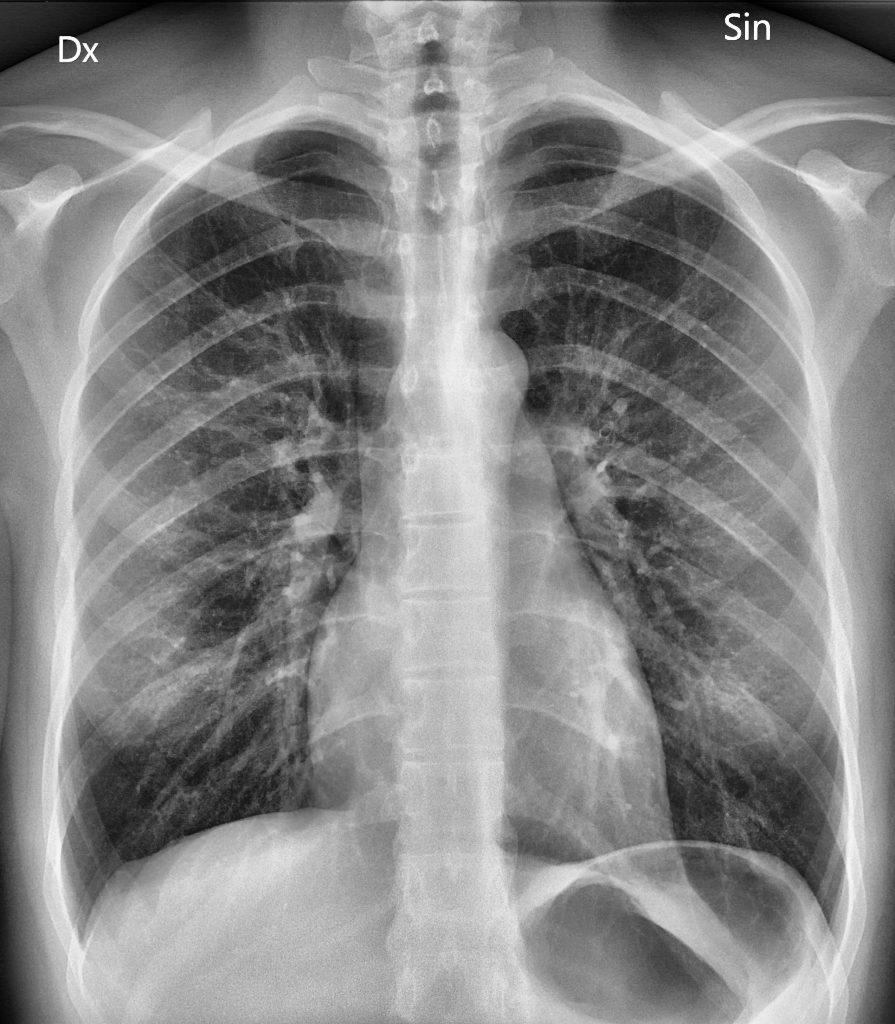
#> input picture test_clahe.png, 895 x 1024 px
$ python -i preprocess.py   (imports and definitions only)
#> lines starting #> are read from the running program, lines starting #| are printed output that depends on the picture
"""
Preprocessing Module for Medical Image Analysis

Handles grayscale conversion, filtering, and image enhancement.
"""

import cv2
import numpy as np

def load_image(path):
    """
    Load an image from disk.

    Returns:
        img_color: Original BGR image
        img_gray: Grayscale image
    """

    img_color = cv2.imread(path)

    if img_color is None:
        raise ValueError(f"Could not load image: {path}")

    img_gray = cv2.cvtColor(img_color, cv2.COLOR_BGR2GRAY)

    return img_color, img_gray

def load_tif_image(path):
    """
    Load a .tif medical image.

    Converts non-8-bit images to uint8.
    Returns both original and grayscale versions.
    """

    img = cv2.imread(path, cv2.IMREAD_UNCHANGED)

    if img is None:
        raise ValueError(f"Could not load TIF image: {path}")

    if img.dtype != np.uint8:
        img = cv2.normalize(
            img,
            None,
            0,
            255,
            cv2.NORM_MINMAX
        ).astype(np.uint8)

    if len(img.shape) == 3:
        gray = cv2.cvtColor(img, cv2.COLOR_BGR2GRAY)
    else:
        gray = img

    return img, gray

def apply_gaussian_blur(img, ksize=5):
    """
    Apply Gaussian blur for noise reduction.
    """

    return cv2.GaussianBlur(img, (ksize, ksize), 0)

def apply_median_filter(img, ksize=5):
    """
    Apply median filtering for noise removal.
    """

    return cv2.medianBlur(img, ksize)

def apply_bilateral_filter(
    img,
    d=9,
    sigma_color=75,
    sigma_space=75
):
    """
    Apply bilateral filtering while preserving edges.
    """

    return cv2.bilateralFilter(
        img,
        d,
        sigma_color,
        sigma_space
    )

def apply_histogram_equalization(img):
    """
    Apply standard histogram equalization.
    """

    return cv2.equalizeHist(img)

def apply_clahe(
    img,
    clip_limit=2.0,
    tile_grid_size=(8, 8)
):
    """
    Apply Contrast Limited Adaptive Histogram Equalization.
    """

    clahe = cv2.createCLAHE(
        clipLimit=clip_limit,
        tileGridSize=tile_grid_size
    )

    return clahe.apply(img)

def apply_unsharp_mask(
    img,
    sigma=1.0,
    strength=1.5
):
    """
    Apply unsharp masking for edge/detail enhancement.
    """

    blurred = cv2.GaussianBlur(
        img,
        (0, 0),
        sigma
    )

    sharpened = cv2.addWeighted(
        img,
        1.0 + strength,
        blurred,
        -strength,
        0
    )

    return sharpened

def denoise(img):
    """
    Apply lightweight bilateral denoising.
    """

    return cv2.bilateralFilter(
        img,
        5,
        50,
        50
    )

def preprocess_pipeline(path, is_tif=False):
    """
    Run the complete preprocessing pipeline.

    Returns:
        Dictionary containing all intermediate images.
    """
#> called with path = '../test_clahe.png', is_tif = False

    if is_tif:
        img_original, img_gray = load_tif_image(path)
    else:
        img_original, img_gray = load_image(path)
#> in load_image, img_color is the input picture: shape (1024, 895, 3); min 1, max 255, mean 134.8

    # Resize large images to limit memory usage
    max_dim = 1024

    h, w = img_gray.shape[:2]
#> h = 1024; w = 895

    if max(h, w) > max_dim:

        scale = max_dim / max(h, w)

        new_w = int(w * scale)
        new_h = int(h * scale)

        img_gray = cv2.resize(
            img_gray,
            (new_w, new_h),
            interpolation=cv2.INTER_AREA
        )

        if len(img_original.shape) == 3:

            img_original = cv2.resize(
                img_original,
                (new_w, new_h),
                interpolation=cv2.INTER_AREA
            )

        else:
            img_original = img_gray.copy()

    results = {
        "original": img_original,
        "grayscale": img_gray,

        "gaussian_blur":
            apply_gaussian_blur(img_gray),

        "median_filter":
            apply_median_filter(img_gray),

        "bilateral_filter":
            apply_bilateral_filter(img_gray),

        "denoised":
            denoise(img_gray),

        "histogram_eq":
            apply_histogram_equalization(img_gray),

        "clahe":
            apply_clahe(img_gray),

        "sharpened":
            apply_unsharp_mask(img_gray),
    }
#> in apply_histogram_equalization, `return cv2.equalizeHist(img)`:
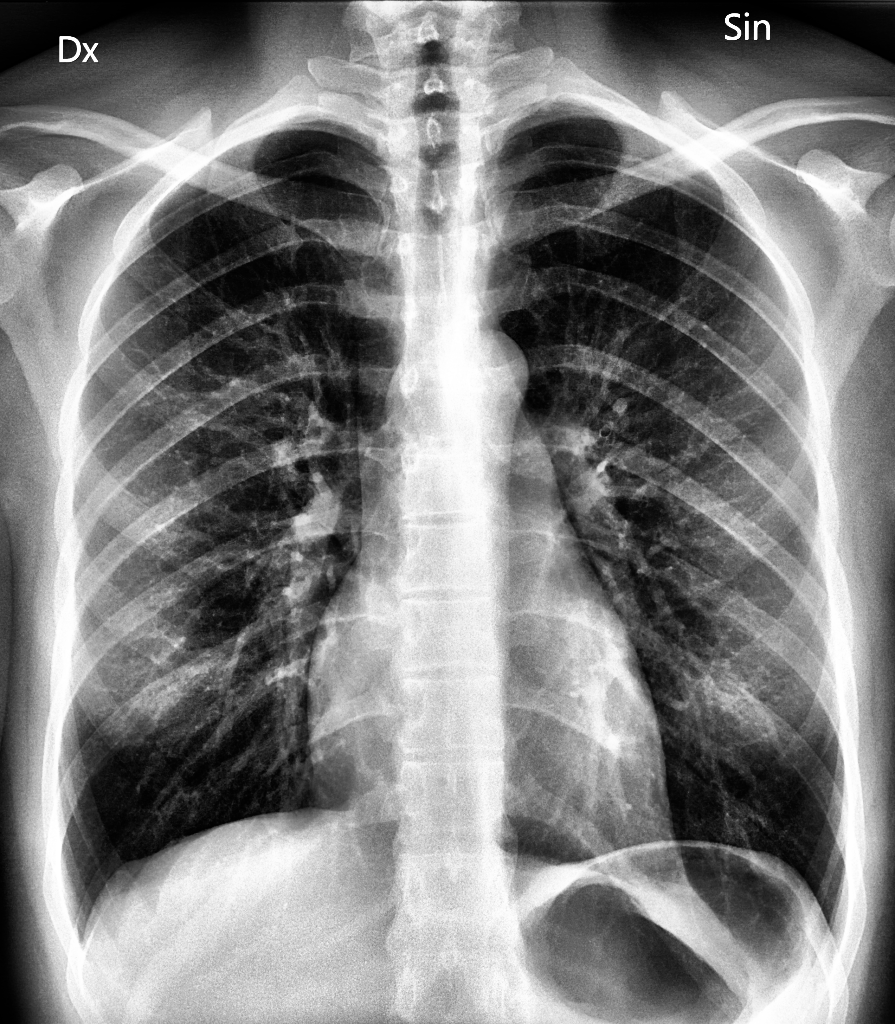
#> returned value: shape (1024, 895); min 0, max 255, mean 128.2
#> in apply_clahe, `return clahe.apply(img)`:
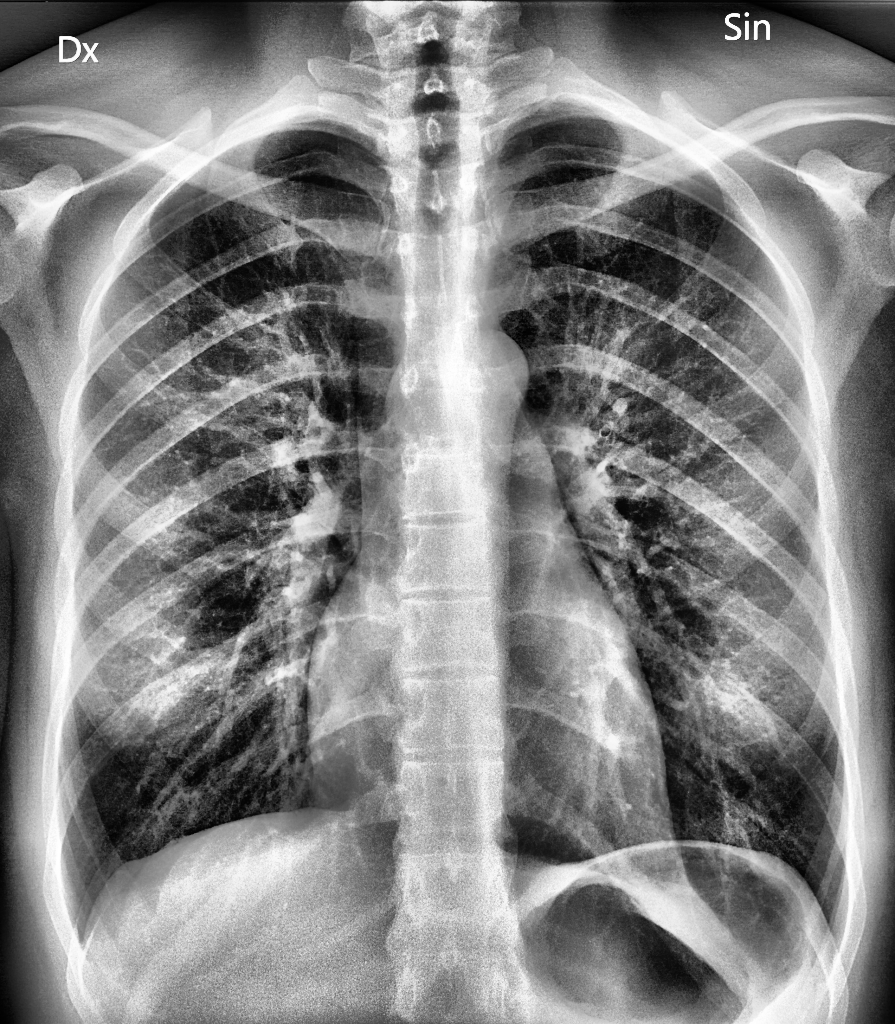
#> returned value: shape (1024, 895); min 0, max 255, mean 132.1

    return results

>>> result = preprocess_pipeline('../test_clahe.png')
#> result = 9 items
